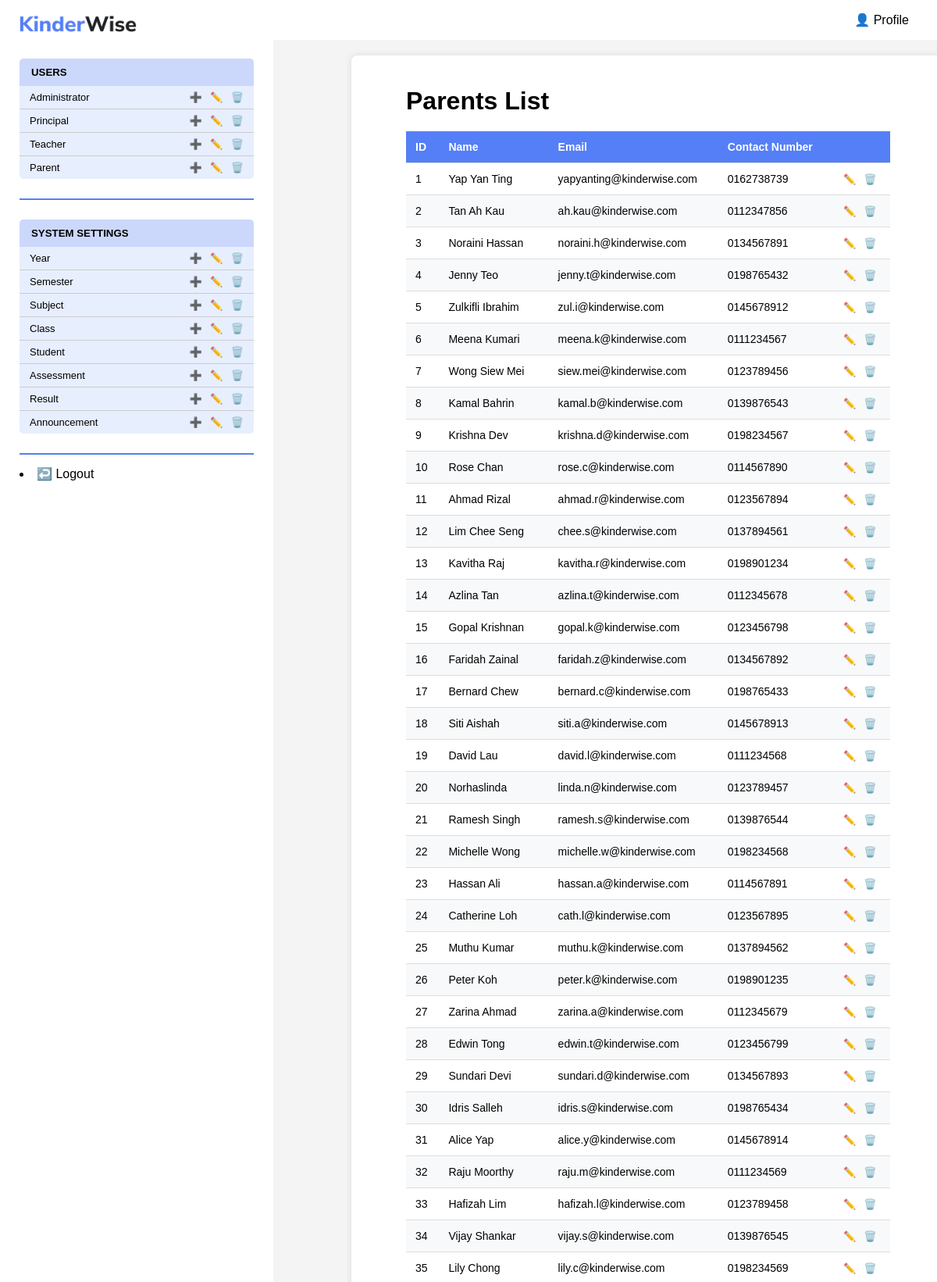
Screenshot of /KinderWise/admin/viewUser.php?role=parent (upper part) with the database file from the repository.
### tables this page shows
CREATE TABLE `parent` (
  `parentID` int(11) NOT NULL,
  `name` varchar(50) DEFAULT NULL,
  `email` varchar(100) DEFAULT NULL,
  `contactNumber` varchar(11) DEFAULT NULL,
  `password` varchar(8) DEFAULT NULL
);

### KinderWise/admin/viewUser.php (the view, shortened to what this page needs)
<?php
include("sidebar.php");
$role = $_GET['role'];
$sql = "SELECT * FROM $role ORDER BY " . $role . "ID";
$result = mysqli_query($conn, $sql);
?>
<!DOCTYPE html>
<html lang="en">
<head>
</head>
<body>
    <div class="view-container">
        <h1 class="view-title"><?php echo ucfirst($role); ?>s List</h1>
        <div class="view-table-container">
            <table class="view-table">
                <thead>
                    <tr class="view-tr">
                        <th class="view-th">ID</th>
                        <th class="view-th">Name</th>
                        <th class="view-th">Email</th>
                        <th class="view-th">Contact Number</th>
                        <th class="view-th"></th>
                    </tr>
                </thead>
                <tbody>
                    <?php
                    if(mysqli_num_rows($result) > 0):
                        while($row = mysqli_fetch_assoc($result)):
                    ?>
                        <tr class="view-tr">
                            <td class="view-td"><?php echo htmlspecialchars($row[$role.'ID']); ?></td>
                            <td class="view-td"><?php echo htmlspecialchars($row['name']); ?></td>
                            <td class="view-td"><?php echo htmlspecialchars($row['email']); ?></td>
                            <td class="view-td"><?php echo htmlspecialchars($row['contactNumber']); ?></td>
                            <td class="view-td view-actions">
                                <a href="editUser.php?role=<?php echo $role; ?>&ID=<?php echo $row[$role.'ID']; ?>">✏️</a>
                                <a href="deleteUser.php?role=<?php echo $role; ?>&ID=<?php echo $row[$role.'ID']; ?>"
                                   onclick="return confirm('Are you sure you want to delete this <?php echo $role; ?>?')">🗑️</a>
                            </td>
                        </tr>
                    <?php
                        endwhile;
                    endif; ?>
                </tbody>
            </table>
        </div>
    </div>
</body>
</html>

### KinderWise/admin/viewUser.php (style rules this page uses)
body { font-family: Trebuchet MS, sans-serif; text-align: left; margin: 0; background-color: #f4f4f4; overflow-x: hidden; }
.view-container { width: 60%; margin: 20px auto; padding: 20px; background: white; border-radius: 8px; box-shadow: 0 0 10px rgba(0,0,0,0.1); display: flex; flex-direction: column; justify-content: left; align-items: left; flex-grow: 1; height: 80vh; margin-left: 450px; overflow: auto; }
.view-title { margin: 20px 0px 20px 50px; }
.view-table-container { margin: 0 50px; overflow-x: auto; }
.view-table { width: 100%; border-collapse: collapse; margin-bottom: 20px; font-size: 14px; }
.view-th, .view-td { padding: 12px; text-align: left; border-bottom: 1px solid #ddd; }
.view-th { background-color: #557FF7; color: white; position: sticky; top: 0; }
.view-tr:nth-child(even) { background-color: #f8f9fa; }
.view-actions { text-align: center; white-space: nowrap; }
.view-actions a { text-decoration: none; font-size: 13px; color: black; padding: 0 3px; }

### rows the page displays
parent: parentID "1", name "Yap Yan Ting", email "yapyanting@kinderwise.com", contactNumber "0162738739"
parent: parentID "2", name "Tan Ah Kau", email "ah.kau@kinderwise.com", contactNumber "0112347856"
parent: parentID "3", name "Noraini Hassan", email "noraini.h@kinderwise.com", contactNumber "0134567891"
parent: parentID "4", name "Jenny Teo", email "jenny.t@kinderwise.com", contactNumber "0198765432"
parent: parentID "5", name "Zulkifli Ibrahim", email "zul.i@kinderwise.com", contactNumber "0145678912"
parent: parentID "6", name "Meena Kumari", email "meena.k@kinderwise.com", contactNumber "0111234567"
parent: parentID "7", name "Wong Siew Mei", email "siew.mei@kinderwise.com", contactNumber "0123789456"
parent: parentID "8", name "Kamal Bahrin", email "kamal.b@kinderwise.com", contactNumber "0139876543"
parent: parentID "9", name "Krishna Dev", email "krishna.d@kinderwise.com", contactNumber "0198234567"
parent: parentID "10", name "Rose Chan", email "rose.c@kinderwise.com", contactNumber "0114567890"
parent: parentID "11", name "Ahmad Rizal", email "ahmad.r@kinderwise.com", contactNumber "0123567894"
parent: parentID "12", name "Lim Chee Seng", email "chee.s@kinderwise.com", contactNumber "0137894561"
parent: parentID "13", name "Kavitha Raj", email "kavitha.r@kinderwise.com", contactNumber "0198901234"
parent: parentID "14", name "Azlina Tan", email "azlina.t@kinderwise.com", contactNumber "0112345678"
parent: parentID "15", name "Gopal Krishnan", email "gopal.k@kinderwise.com", contactNumber "0123456798"
parent: parentID "16", name "Faridah Zainal", email "faridah.z@kinderwise.com", contactNumber "0134567892"
parent: parentID "17", name "Bernard Chew", email "bernard.c@kinderwise.com", contactNumber "0198765433"
parent: parentID "18", name "Siti Aishah", email "siti.a@kinderwise.com", contactNumber "0145678913"
parent: parentID "19", name "David Lau", email "david.l@kinderwise.com", contactNumber "0111234568"
parent: parentID "20", name "Norhaslinda", email "linda.n@kinderwise.com", contactNumber "0123789457"
parent: parentID "21", name "Ramesh Singh", email "ramesh.s@kinderwise.com", contactNumber "0139876544"
parent: parentID "22", name "Michelle Wong", email "michelle.w@kinderwise.com", contactNumber "0198234568"
parent: parentID "23", name "Hassan Ali", email "hassan.a@kinderwise.com", contactNumber "0114567891"
parent: parentID "24", name "Catherine Loh", email "cath.l@kinderwise.com", contactNumber "0123567895"
parent: parentID "25", name "Muthu Kumar", email "muthu.k@kinderwise.com", contactNumber "0137894562"
parent: parentID "26", name "Peter Koh", email "peter.k@kinderwise.com", contactNumber "0198901235"
parent: parentID "27", name "Zarina Ahmad", email "zarina.a@kinderwise.com", contactNumber "0112345679"
parent: parentID "28", name "Edwin Tong", email "edwin.t@kinderwise.com", contactNumber "0123456799"
parent: parentID "29", name "Sundari Devi", email "sundari.d@kinderwise.com", contactNumber "0134567893"
parent: parentID "30", name "Idris Salleh", email "idris.s@kinderwise.com", contactNumber "0198765434"
parent: parentID "31", name "Alice Yap", email "alice.y@kinderwise.com", contactNumber "0145678914"
parent: parentID "32", name "Raju Moorthy", email "raju.m@kinderwise.com", contactNumber "0111234569"
parent: parentID "33", name "Hafizah Lim", email "hafizah.l@kinderwise.com", contactNumber "0123789458"
parent: parentID "34", name "Vijay Shankar", email "vijay.s@kinderwise.com", contactNumber "0139876545"
parent: parentID "35", name "Lily Chong", email "lily.c@kinderwise.com", contactNumber "0198234569"

### other values shown
$role "Parent"
